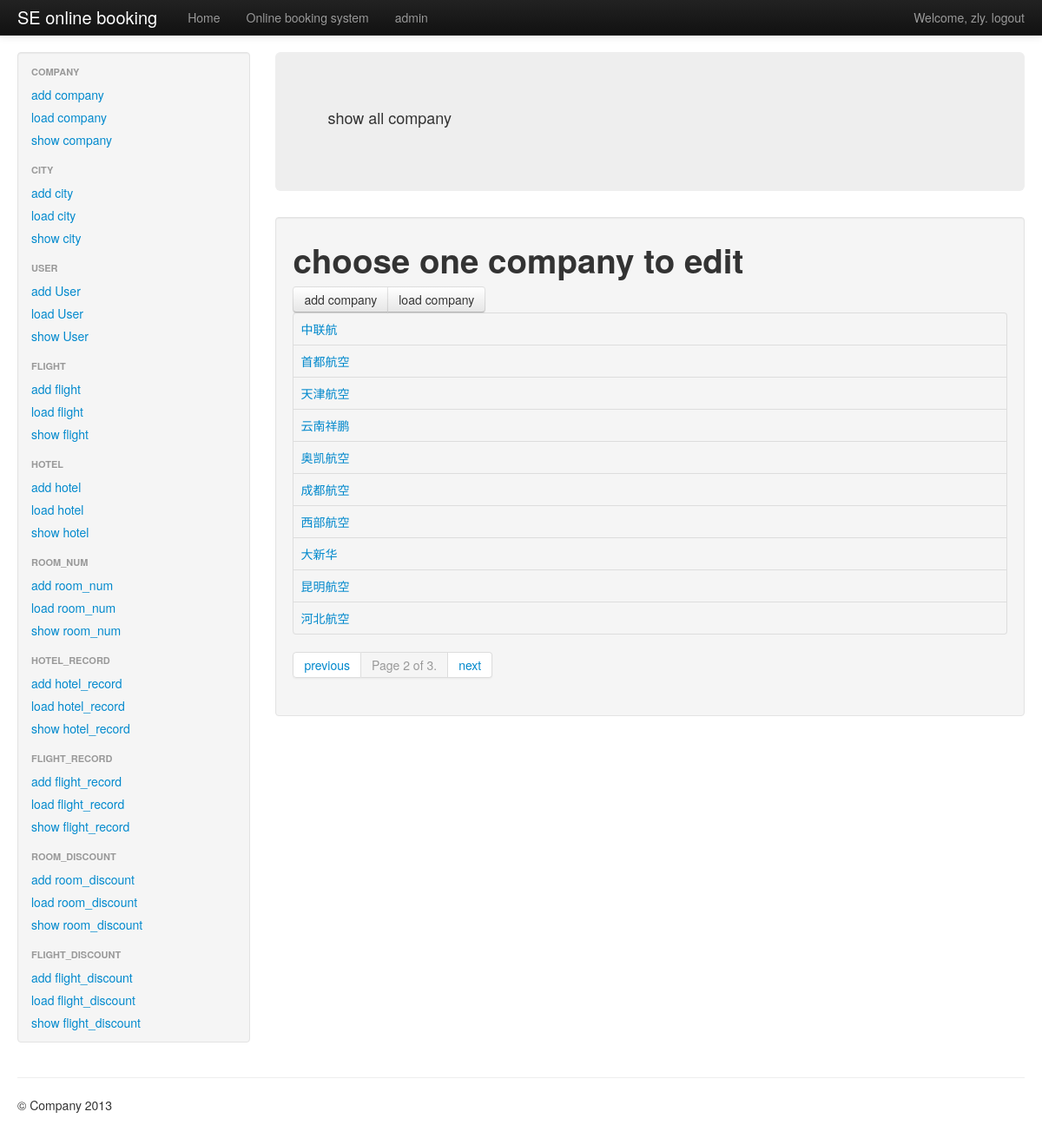
Page /sys/company/?p=2 (signed in) on the committed database.
### booking/models.py (models this page shows)
class company(models.Model):
    name = models.CharField(max_length=256, unique=True)
    def __unicode__(self):
        return self.name

### adminInfo/views.py (the view)
# urls.py: url(r'^(?P<what>\w+)/$','adminInfo.views.show'),
@user_passes_test(is_admin, login_url="/accounts/login/")
def show(request, what):
    typeWant = globals().get(what)
    if is_valid_what_type(typeWant):
        rs = typeWant.objects.all()
        paginator = Paginator(rs, 10)
        page = request.GET.get('p', '1')
        try:
            gg = paginator.page(page)
        except PageNotAnInteger:
            gg = paginator.page(1)
        except EmptyPage:
            gg = paginator.page(paginator.num_pages)
        return render_to_response('show.html', {'what':what, 'rs':gg, }, context_instance=RequestContext(request))
    else:
        raise Http404

### adminInfo/views.py (called while the page is built)
def is_admin(user):
    return user.is_authenticated() and user.is_staff

def is_valid_what_type(typeWant):
    if  typeWant in [company , city , flight , flight_discount , hotel , room_num , room_discount , flight_record , hotel_record , User]:
        return True
    else:
        return False

### adminInfo/templates/show.html (shortened to what this page needs)
{% extends "sys_base.html" %}
{% block main_head %}
<p>
	show all {{what}}
</p>
{% endblock %}
{% block main_content %}
<h1>choose one {{what}} to edit</h1>
<div id="content-main">
	<div class="btn-group">
		<a href="/sys/{{what}}/add/" class="btn"> add  {{what}} </a>
		<a href="/sys/{{what}}/load/" class="btn">load  {{what}}</a>
	</div>
	<div class="module" id="changelist">
		<div class="results">
			<table class="table table-bordered">
				<tbody>
					{% for rr in rs %}
					<tr class="row">
						<td><a href="/sys/{{what}}/{{rr.pk}}/">{{rr}}</a></td>
					</tr>
					{% endfor %}
				</tbody>
			</table>
		</div>
		<div class="pagination">
			<ul>
				{% if rs.has_previous %}
				<li>
					<a href="?p={{ rs.previous_page_number }}">previous</a>
				</li>
				{% endif %}
				<li class="active">
					<a>Page {{ rs.number }} of {{ rs.paginator.num_pages }}.</a>
				</li>
				{% if rs.has_next %}
				<li>
					<a href="?p={{ rs.next_page_number }}">next</a>
				</li>
				{% endif %}
			</ul>
		</div>
	</div>
</div>
{% endblock %}

### userInfo/templates/base.html (shortened to what this page needs)
<!DOCTYPE html>
<html lang="en">
	<head>
		{% load staticfiles %}
		<link href="/static/css/bootstrap.css" rel="stylesheet">
		<link href="/static/css/bootstrap-responsive.css" rel="stylesheet">
	</head>
	<body id="{% block body_id %}{% endblock %}" class="{% block body_class %}{% endblock %}">
		<div class="navbar navbar-inverse navbar-fixed-top">
			<div class="navbar-inner">
				<div class="container-fluid">
					<a class="brand" href="/">SE online booking</a>
					<div class="nav-collapse collapse">
						<p class="navbar-text pull-right">
							{% if user.is_authenticated %}
							Welcome, <a href="/" class="navbar-link">{{ user.username }}</a>. <a href="/accounts/logout/" class="navbar-link">logout</a>
							{% else %}
							Welcome, new user. Please <a class="navbar-link" href="/accounts/login/">log in</a>.
							{% endif %}
						</p>
						<ul class="nav">
							<li>
								<a href="/">Home</a>
							</li>
							<li>
								<a href="/">Online booking system</a>
							</li>
							<li>
								<a href="/sys/">admin</a>
							</li>
						</ul>
					</div>
				</div>
			</div>
		</div>
		<div class="container-fluid">
			<div class="row-fluid">
				{% block content %}{% endblock %}
			</div>
			<hr>
			<footer>
				<p>
					&copy; Company 2013
				</p>
			</footer>
		</div>
	</body>
</html>

### userInfo/templates/base.html (style rules this page uses)
body { padding-top: 60px; padding-bottom: 40px; }

### rows in the picture
company: name "中联航"
company: name "首都航空"
company: name "天津航空"
company: name "云南祥鹏"
company: name "奥凯航空"
company: name "成都航空"
company: name "西部航空"
company: name "大新华"
company: name "昆明航空"
company: name "河北航空"

### other values in the picture
{{ user.username }} "zly"
{{ what }} "company"
{{ rs.number }} "2"
{{ rs.paginator.num_pages }} "3"
